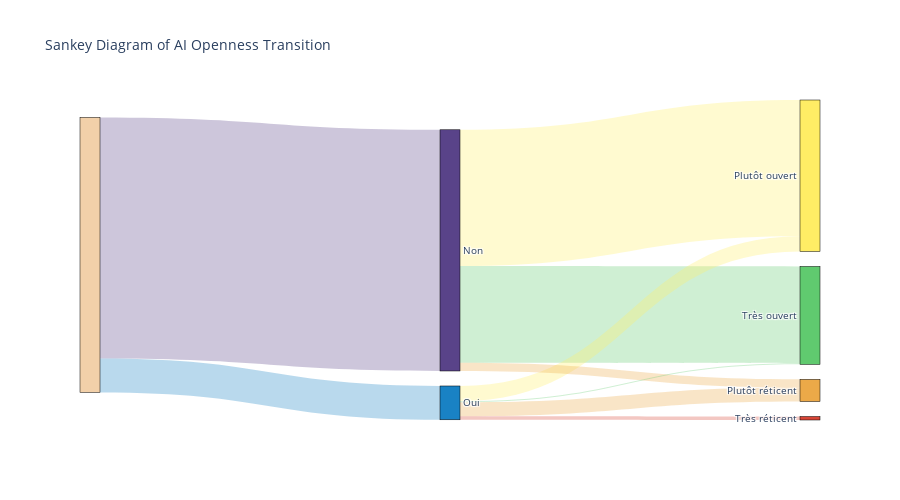

Notebook code for this chart:
### Markdown cell above
## ✅ 4. Réfractaire avant / après le texte explicatif

### Code cell
# compare Yes, No from Resistance with openess_to_ai_after_text

df_before_after = df_survey[['Resistance', 'Openness']].copy()

# Count occurrences of combinations of 'Resistance' and 'Openness' values
sankey_dict = df_before_after.apply(lambda row: f"{row['Resistance']}, {row['Openness']}", axis=1).value_counts().to_dict()
# Count standalone occurrences of 'Resistance' values
standalone_counts = df_before_after['Resistance'].value_counts().to_dict()
# Update sankey_dict with standalone counts
sankey_dict.update(standalone_counts)
# Create a dictionary to map labels from unique values of the columns
unique_labels = pd.unique(df_before_after.values.ravel('K'))
sankey_dict_ids = {label: idx for idx, label in enumerate(['root'] + unique_labels.tolist())}
# Construct DataFrame for Sankey diagram
data = [{'source': sankey_dict_ids['root'] if key in ['Oui', 'Non'] else sankey_dict_ids[key.split(', ')[0]],
         'target': sankey_dict_ids[key.split(', ')[1]] if ', ' in key else sankey_dict_ids[key],
         'value': value}
        for key, value in sankey_dict.items()]

df_sankey = pd.DataFrame(data)

labels = ['' if label == 'root' else label for label in sankey_dict_ids.keys()]
# Define colors for each label based on specific criteria
colors = [
    '#60CA6F' if label == 'Très ouvert' else
    '#FFED65' if label == 'Plutôt ouvert' else
    '#ECA948' if label == 'Plutôt réticent' else
    '#D84637' if label == 'Très réticent' else
    '#1982C4' if 'Oui' in label else
    '#594389' if 'Non' in label else
    '#F2D0A9' for label in labels
]

# Create a dictionary to map labels to colors with added transparency
label_to_color_rgba = {
    label: f"rgba({int(color[1:3], 16)}, {int(color[3:5], 16)}, {int(color[5:7], 16)}, 0.3)"
    for label, color in zip(labels, colors)
}
# Generate a color scale for the links based on the target node's color with transparency
link_colors_rgba = [label_to_color_rgba[labels[target]] for target in df_sankey['target']]

fig = go.Figure(data=[go.Sankey(
  node = dict(
    pad = 15,
    thickness = 20,
    line = dict(color = "black", width = 0.5),
    label = labels,
    color = colors  # Use the colors list here
  ),
  link = dict(
    source = df_sankey['source'],
    target = df_sankey['target'],
    value = df_sankey['value'],
    color = link_colors_rgba
  )
)], layout=go.Layout(
    height=500,
    font=dict(size=10),
    title='Sankey Diagram of AI Openness Transition'
))

fig.show()

### Figure 1 — Plotly figure (JSON) as saved in the notebook; plotly's stock layout.template omitted (floating-point values rounded to 4 significant figures)
{"data": [{"link": {"color": ["rgba(255, 237, 101, 0.3)", "rgba(96, 202, 111, 0.3)", "rgba(255, 237, 101, 0.3)", "rgba(236, 169, 72, 0.3)", "rgba(236, 169, 72, 0.3)", "rgba(216, 70, 55, 0.3)", "rgba(96, 202, 111, 0.3)", "rgba(89, 67, 137, 0.3)", "rgba(25, 130, 196, 0.3)"], "source": [1, 1, 2, 2, 1, 2, 2, 0, 0], "target": [4, 3, 4, 5, 5, 6, 3, 1, 2], "value": [117, 83, 13, 12, 7, 3, 1, 207, 29]}, "node": {"color": ["#F2D0A9", "#594389", "#1982C4", "#60CA6F", "#FFED65", "#ECA948", "#D84637"], "label": ["", "Non", "Oui", "Très ouvert", "Plutôt ouvert", "Plutôt réticent", "Très réticent"], "line": {"color": "black", "width": 0.5}, "pad": 15, "thickness": 20}, "type": "sankey"}], "layout": {"font": {"size": 10}, "height": 500, "title": {"text": "Sankey Diagram of AI Openness Transition"}}}
